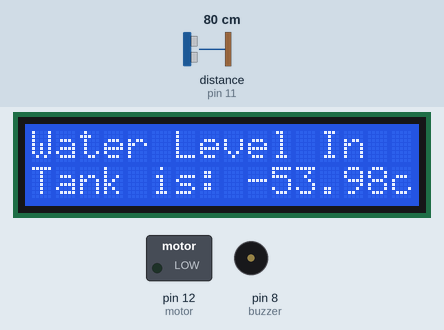
Simulated run of this sketch. Board: Arduino Uno, built with avr-gcc and run on an emulated ATmega328P. Shown: 16×2 character LCD, switched loads named in the sketch (green lamp = pin HIGH), buzzer (waves = sounding, pin HIGH). Wiring (inferred from the names in the program): ultrasonic range finder: trigger pin 10; echo pin 11. Inputs (shaded band) come from the test bench; at power-on: distance to the obstacle (sensor on pin 11) 80 cm. The echo pulse lasts 58.3 µs per cm; pins used as bus, display or sensor lines are not drawn.

Above: at 3.2 s.
3.3 s: distance to the obstacle (sensor on pin 11) set to 12 cm
At 7.3 s:
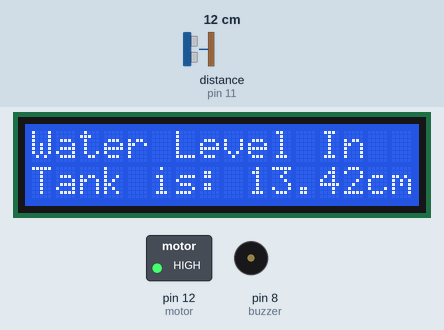
7.7 s: distance to the obstacle (sensor on pin 11) set to 9 cm
At 12.4 s:
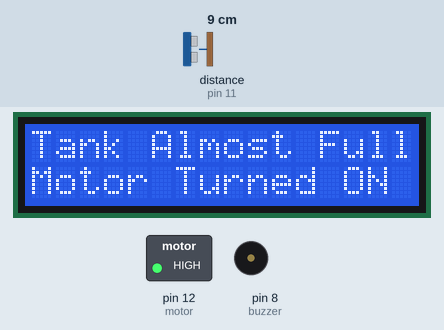
13.2 s: distance to the obstacle (sensor on pin 11) set to 6 cm
At 19.1 s:
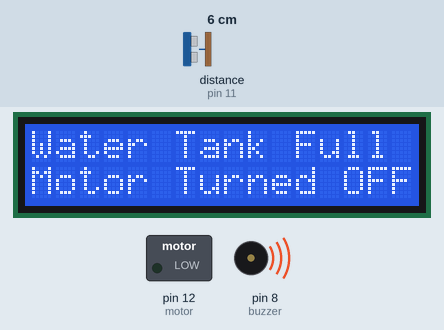
21.1 s: distance to the obstacle (sensor on pin 11) set to 18 cm
At 26.5 s:
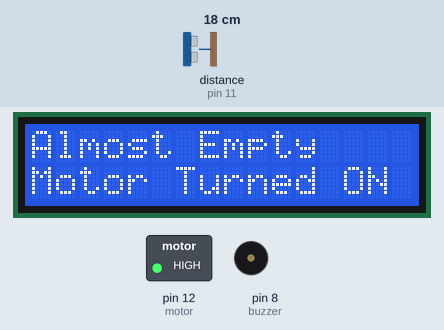
29.5 s: distance to the obstacle (sensor on pin 11) set to 9 cm
At 33.3 s:
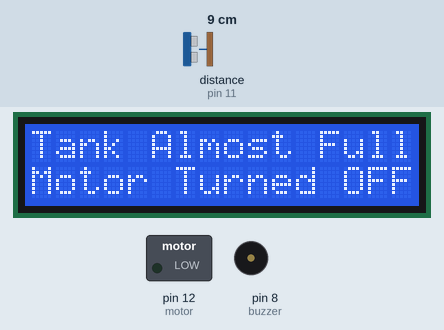
37.9 s: distance to the obstacle (sensor on pin 11) set to 15 cm
At 44.0 s:
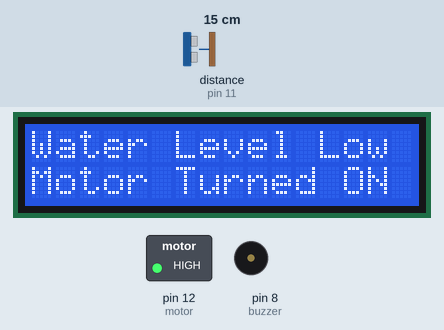
Timing chart, 0 to 45.5 s (numbered marks = the images above; inputs shaded):
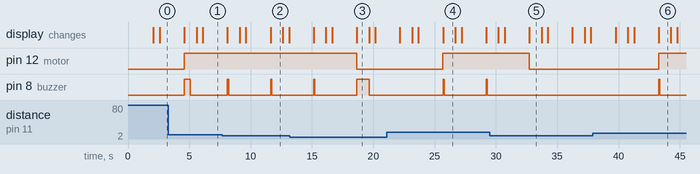

The sketch:

waterLevSen.ino
```cpp
#include <LiquidCrystal.h>

 #define trigger 10  //PIN Numbers for Connection
 #define echo 11
 #define motor 12
 #define buzzer 8

LiquidCrystal lcd(7,6,5,4,3,2);

float time=0, distance=0, height=0, temp=100, m=0;

void setup()
{
  lcd.begin(16,2);
  pinMode(trigger, OUTPUT);
  pinMode(echo, INPUT);
  pinMode(motor, OUTPUT);
  pinMode(buzzer, OUTPUT);
  lcd.print("  Water Level   ");
  lcd.setCursor(0,1);
  lcd.print("  Controller    ");
  delay(2000);
}

void loop()
{
  lcd.clear();
  digitalWrite(trigger, LOW);
  delayMicroseconds(2);
  digitalWrite(trigger, HIGH);
  delayMicroseconds(10);
  digitalWrite(trigger, LOW);
  delayMicroseconds(2);
  time=pulseIn(echo, HIGH);
  distance=time*340/20000;
  height=(distance-25)*-1;
  lcd.clear();
  delay(500);
  lcd.print("Water Level In ");
  lcd.setCursor(0,1);
  lcd.print("Tank is: ");
  lcd.print(height);
  lcd.print("cm");
  delay(2000);

 //Displaying WATER Level Status of TANK and accordingly turning the Motor ON (for filling more water) and OFF
 if(distance<=7 && temp==0) //going up - WATER TANK FULL
 {
     digitalWrite(motor, LOW);
     lcd.clear();
     lcd.print("Water Tank Full ");
     lcd.setCursor(0,1);
     lcd.print("Motor Turned OFF");
     temp=100;
     if (m==0)
     {
       digitalWrite(buzzer, HIGH);
       delay(999);
       digitalWrite(buzzer, LOW);
       delay(1);
       m=1;
     }
     else
     {
      delay(1000);
     }
 }

 else if(distance<=7 && temp==100) //returning
 {
     digitalWrite(motor, LOW);
     lcd.clear();
     lcd.print("Water Tank Full ");
     lcd.setCursor(0,1);
     lcd.print("Motor Turned OFF");
     temp=100;
     if (m==0)
     {
       digitalWrite(buzzer, HIGH);
       delay(999);
       digitalWrite(buzzer, LOW);
       delay(1);
       m=1;
     }
     else
     {
      delay(1000);
     }
 }

 else if(distance>7 && distance<=10 && temp==0) //going up - TANK ALMOST FULL
 {
     digitalWrite(motor, HIGH);
     lcd.clear();
     lcd.print("Tank Almost Full");
     lcd.setCursor(0,1);
     lcd.print("Motor Turned ON");
     digitalWrite(buzzer, HIGH);
     delay(100);
     digitalWrite(buzzer, LOW);
     delay(900);
 }


 else if(distance>7 && distance<=10 && temp==100) //returning
 {
     m=0;
     digitalWrite(motor, LOW);
     lcd.clear();
     lcd.print("Tank Almost Full");
     lcd.setCursor(0,1);
     lcd.print("Motor Turned OFF");
     delay(1000);
 }

 else if(distance>10 && distance<=12 && temp==100) //going up - TANK HALF FULL
 {
   digitalWrite(motor, HIGH);
   lcd.clear();
   lcd.print("Tank Half Full");
   lcd.setCursor(0,1);
   lcd.print("Motor Turned ON");
   temp=0;
   digitalWrite(buzzer, HIGH);
   delay(100);
   digitalWrite(buzzer, LOW);
   delay(900);
 }


 else if(distance>10 && distance<=12 && temp==0)//returning
 {
   digitalWrite(motor, HIGH);
   lcd.clear();
   lcd.print("Tank Half Full");
   lcd.setCursor(0,1);
   lcd.print("Motor Turned ON");
   temp=0;
   digitalWrite(buzzer, HIGH);
   delay(100);
   digitalWrite(buzzer, LOW);
   delay(900);
 }

 else if(distance>12 && distance<=17 && temp==100) //going up - WATER LEVEL LOW
 {
   digitalWrite(motor, HIGH);
   lcd.clear();
   lcd.print("Water Level Low");
   lcd.setCursor(0,1);
   lcd.print("Motor Turned ON");
   digitalWrite(buzzer, HIGH);
   delay(100);
   digitalWrite(buzzer, LOW);
   delay(900);
 }

 else if(distance>12 && distance<=17 && temp==0) //returning
 {
   digitalWrite(motor, HIGH);
   lcd.clear();
   lcd.print("Water Level Low");
   lcd.setCursor(0,1);
   lcd.print("Motor Turned ON");
   digitalWrite(buzzer, HIGH);
   delay(100);
   digitalWrite(buzzer, LOW);
   delay(900);
 }

 else if(distance>17 && distance<=20 && temp==100) //going up - TANK ALMOST EMPTY
 {
   digitalWrite(motor, HIGH);
   lcd.clear();
   lcd.print("Almost Empty");
   lcd.setCursor(0,1);
   lcd.print("Motor Turned ON");
   digitalWrite(buzzer, HIGH);
   delay(100);
   digitalWrite(buzzer, LOW);
   delay(900);
 }

 else if(distance>17 && distance<=20 && temp==0) //returning
 {
   digitalWrite(motor, HIGH);
   lcd.clear();
   lcd.print("Almost Empty");
   lcd.setCursor(0,1);
   lcd.print("Motor Turned ON");
   digitalWrite(buzzer, HIGH);
   delay(100);
   digitalWrite(buzzer, LOW);
   delay(900);
 }

 else if(distance>20 && temp==100) //going up - TANK EMPTY
 {
   digitalWrite(motor, HIGH);
   lcd.clear();
   lcd.print("Tank is Empty");
   lcd.setCursor(0,1);
   lcd.print("Motor Turned ON");
   digitalWrite(buzzer, HIGH);
   delay(500);
   digitalWrite(buzzer, LOW);
   delay(500);
 }

 else if(distance>20 && temp==0) //returning
 {
   digitalWrite(motor, HIGH);
   lcd.clear();
   lcd.print("Tank is Empty");
   lcd.setCursor(0,1);
   lcd.print("Motor Turned ON");
   digitalWrite(buzzer, HIGH);
   delay(500);
   digitalWrite(buzzer, LOW);
   delay(500);
 }
}
```

Measured:
- the behaviour switches between 11 and 10 cm on distance to the obstacle (sensor on pin 11) (found by bisection; images 1 and 2)
- the behaviour switches between 8 and 7 cm on distance to the obstacle (sensor on pin 11) (found by bisection; images 2 and 3)
- after the input at 13.2 s, pin 12 (motor): HIGH → LOW after 5.4 s
- after the input at 21.1 s, pin 12 (motor): LOW → HIGH after 4.6 s; pin 8 (buzzer): alternates HIGH for 0.10 s and LOW for 3.4 s, starting after 4.6 s
- after the input at 29.5 s, pin 12 (motor): HIGH → LOW after 3.2 s; pin 8 (buzzer): stops changing and stays LOW
- after the input at 37.9 s, pin 12 (motor): LOW → HIGH after 5.4 s; pin 8 (buzzer): LOW → HIGH after 5.4 s, → LOW 0.10 s later
- what the display in image 2 shows lasts 1.0 s, from 11.6 s to 12.6 s
